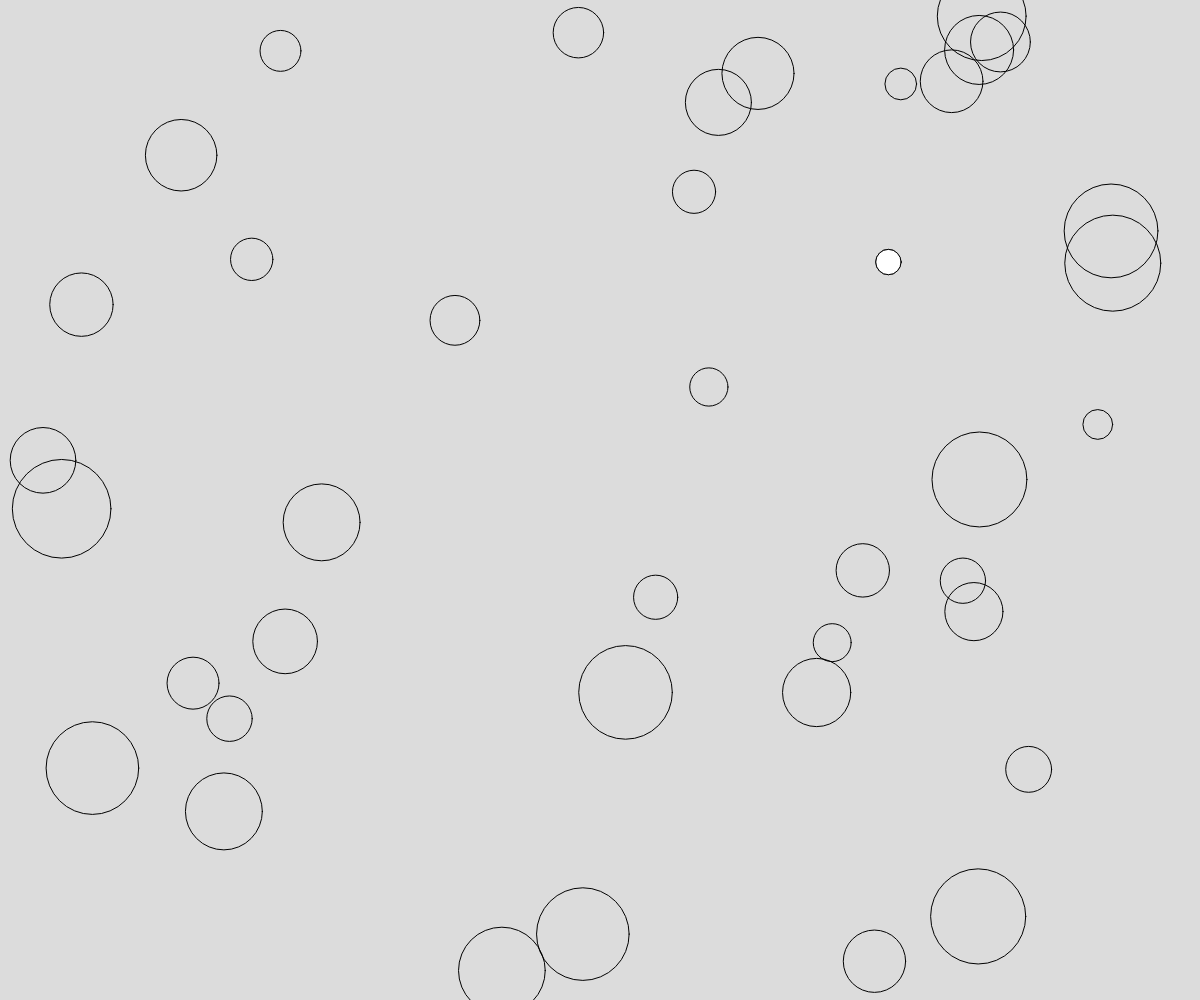
Frame 1 (no input)
Frame 60 (no input): identical to frame 1, image omitted
Frame 120 (the mouse pressed at the canvas centre since frame 60): identical to frame 1, image omitted

The p5.js sketch that drew this single still picture (run headless with seeded random() and noise() and a simulated clock; from frame 60 on, the mouse is pressed at the canvas centre):

// p5.js sketch
// ── sketch.js
// locates mallest circle 
// margarita
// oct 1 
//
// Extra for Experts:
// - describe what you did to take this project "above and beyond"

let NUM_CIRCLES = 40;
function setup() {
  createCanvas(windowWidth, windowHeight);
} 

function draw() {
  randomSeed(4);
  background(220);
  drawCircles();
}



function drawCircles(){
  // draw some random circles
  noFill();
  let smallestDiamter = Infinity;
  let smallestX = -1;
  let smallestY = -1;

  for (let i = 0; i < NUM_CIRCLES; i++){
    let x = random(0, width);
    let y = random(0, height);
    let d = random(20, 100);

    if(d < smallestDiamter){
      smallestDiamter = d;
      smallestX = x;
      smallestY = y;

      
    }

    circle(x, y, d);
  }

fill(255);
circle(smallestX, smallestY, smallestDiamter);

}
